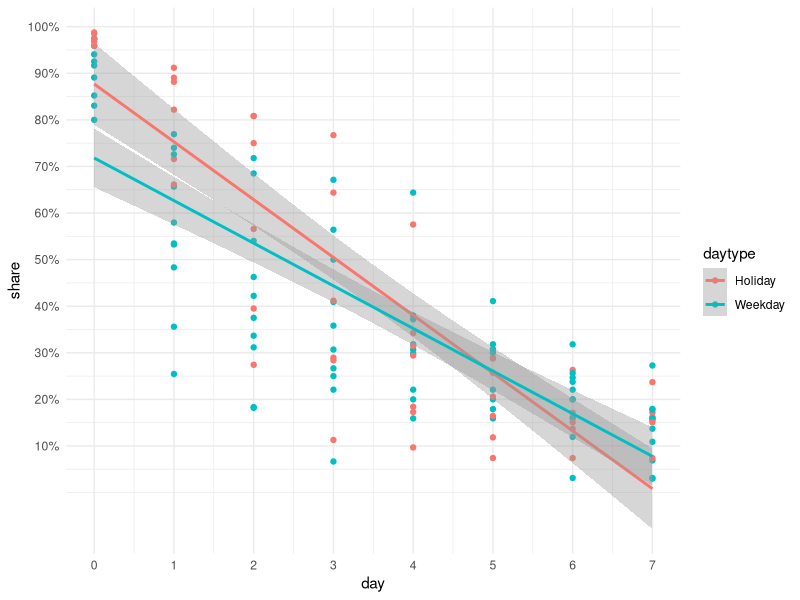
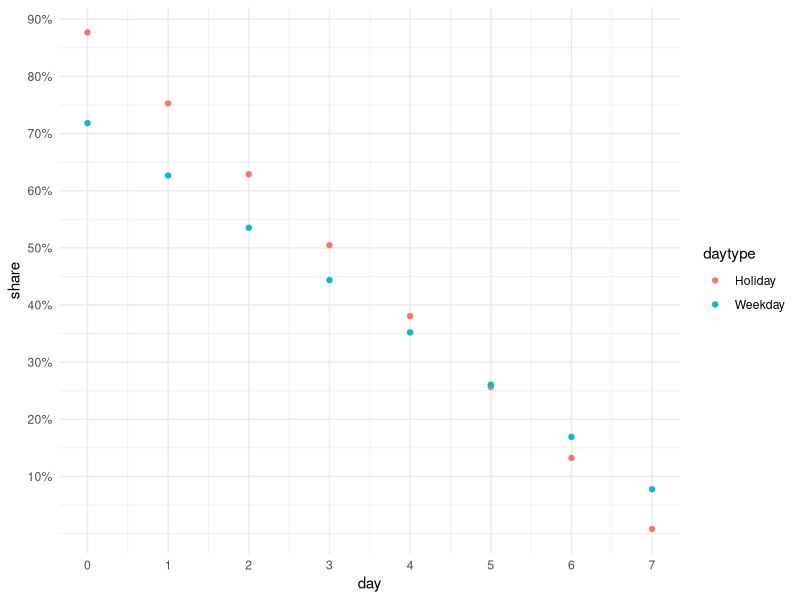

The R script that drew these images, in order:
library(tidyverse)

data <- read_csv("training_data.csv")

model <- lm(share ~ day * daytype, data)
summary(model)

graph <- rbind(
  data.frame(day=0:7, daytype="Holiday"),
  data.frame(day=0:7, daytype="Weekday")
)
graph$share <- predict(model, graph)

ggplot(data, aes(x=day, y=share, color=daytype)) +
  geom_point() +
  theme_minimal() +
  geom_smooth(method="lm") +
  scale_x_continuous(breaks=0:7) +
  scale_y_continuous(breaks=seq(0.1,1.0,by=0.1), labels=scales::percent)

ggplot(graph, aes(x=day, y=share, color=daytype)) +
  geom_point() +
  theme_minimal() +
  scale_x_continuous(breaks=0:7) +
  scale_y_continuous(breaks=seq(0.1,1.0,by=0.1), labels=scales::percent)
